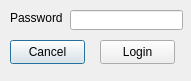
<?xml version="1.0" encoding="UTF-8"?>
<ui version="4.0">
 <class>Login</class>
 <widget class="QDialog" name="Login">
  <property name="geometry">
   <rect>
    <x>0</x>
    <y>0</y>
    <width>191</width>
    <height>81</height>
   </rect>
  </property>
  <property name="minimumSize">
   <size>
    <width>191</width>
    <height>81</height>
   </size>
  </property>
  <property name="maximumSize">
   <size>
    <width>191</width>
    <height>16777215</height>
   </size>
  </property>
  <property name="windowTitle">
   <string>Login</string>
  </property>
  <widget class="QLineEdit" name="lineEdit">
   <property name="geometry">
    <rect>
     <x>70</x>
     <y>10</y>
     <width>113</width>
     <height>20</height>
    </rect>
   </property>
  </widget>
  <widget class="QPushButton" name="pushButton">
   <property name="geometry">
    <rect>
     <x>10</x>
     <y>40</y>
     <width>75</width>
     <height>24</height>
    </rect>
   </property>
   <property name="text">
    <string>Cancel</string>
   </property>
  </widget>
  <widget class="QLabel" name="label">
   <property name="geometry">
    <rect>
     <x>10</x>
     <y>10</y>
     <width>54</width>
     <height>16</height>
    </rect>
   </property>
   <property name="text">
    <string>Password</string>
   </property>
  </widget>
  <widget class="QPushButton" name="pushButton_2">
   <property name="geometry">
    <rect>
     <x>100</x>
     <y>40</y>
     <width>75</width>
     <height>24</height>
    </rect>
   </property>
   <property name="text">
    <string>Login</string>
   </property>
  </widget>
 </widget>
 <layoutdefault spacing="6" margin="11"/>
 <resources/>
 <connections/>
</ui>
